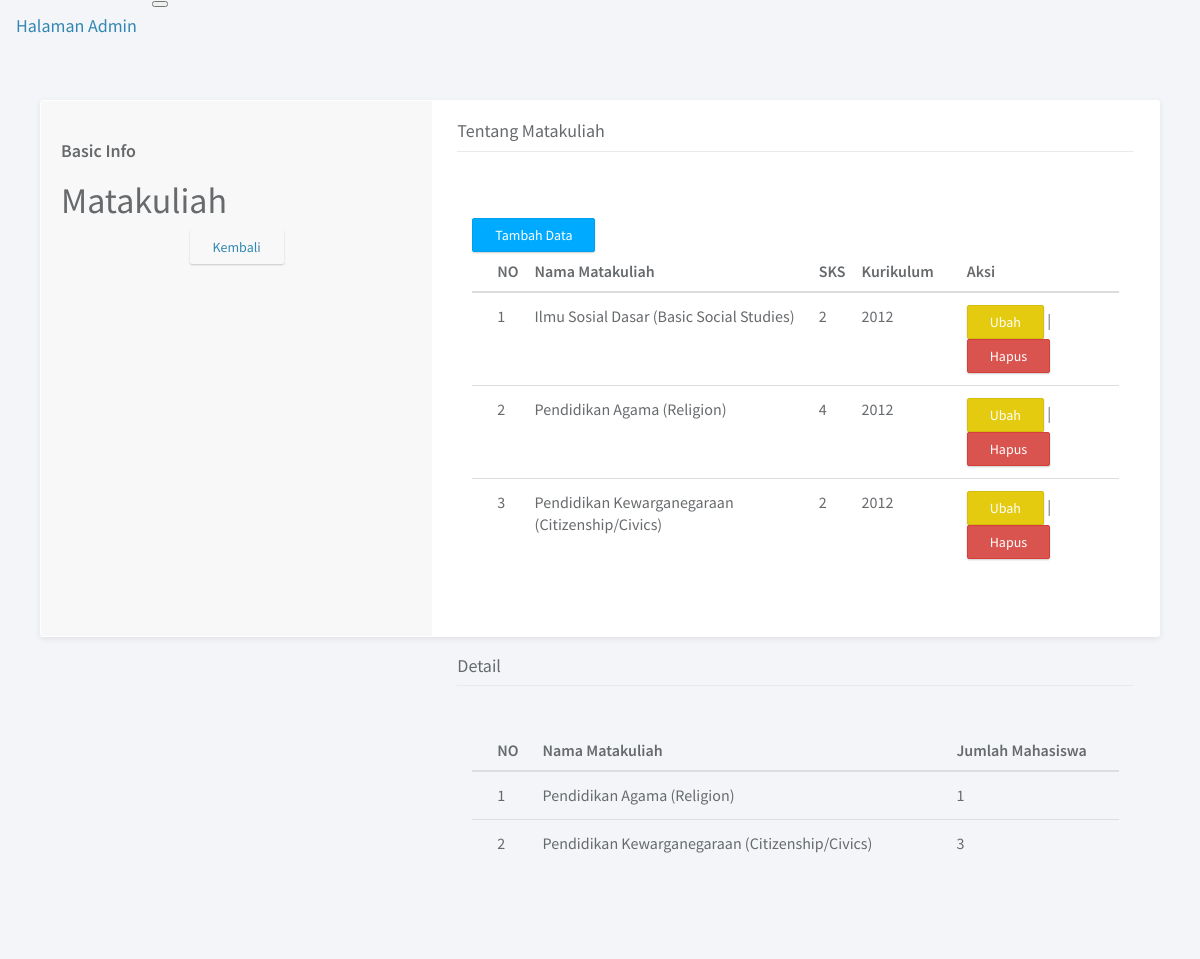
The app's page /matakuliah.php with its own data.
### tables this page shows
CREATE TABLE `matakuliah` (
  `Id_Matakuliah` int(11) NOT NULL,
  `NamaMatakuliah` varchar(100) NOT NULL,
  `Semester` int(11) NOT NULL,
  `SKS` int(11) NOT NULL,
  `Kurikulum` year(4) NOT NULL,
  `Id_Jurusan` int(11) NOT NULL
);

### fungsi/fungsimata.php (called while the page is built, shortened)
<?php
$conn = mysqli_connect("localhost", "root" ,"", "mahasiswa");
function query($query){
    global $conn;
    $result = mysqli_query($conn,$query);
    $rows = [];
    while ($row = mysqli_fetch_assoc($result)){
        $rows[] = $row;
    }
    return $rows;
}
?>

### matakuliah.php (the view, shortened to what this page needs)
<?php
require 'fungsi/fungsimata.php';
$mata = query("SELECT * FROM `matakuliah`
ORDER BY NamaMatakuliah ASC, SKS ASC
");
$hitung = query("SELECT * FROM kuliah_id");
?>
<html lang="en">
<head>
	<link rel="stylesheet" href="assets/vendor/bootstrap/css/bootstrap.min.css">
	<link rel="stylesheet" href="assets/vendor/font-awesome/css/font-awesome.min.css">
	<link rel="stylesheet" href="assets/vendor/linearicons/style.css">
	<link rel="stylesheet" href="assets/css/main.css">
	<link rel="stylesheet" href="assets/css/demo.css">
</head>
<body>
<nav class="navbar navbar-expand-lg navbar-light bg-light">
            <button class="navbar-toggler" type="button" data-toggle="collapse" data-target="#navbarTogglerDemo03" aria-controls="navbarTogglerDemo03" aria-expanded="false" aria-label="Toggle navigation">
            </button>
            <a class="navbar-brand" href="index.php">Halaman Admin</a>
</nav>
<div class="container-fluid">
<form action="" method="post" enctype="multipart/form-data">
<div class="main">
			<div class="main-content">
				<div class="container-fluid">
					<div class="panel panel-profile">
						<div class="clearfix">
							<div class="profile-left">
								<div class="profile-detail">
									<div class="profile-info">
										<h4 class="heading">Basic Info</h4>
										<ul class="list-unstyled list-justify">
											<li><h1>Matakuliah</h1></span></li>
                                            <div class="text-center"><a href="index.php" class="btn btn-red">Kembali</a></div>
                                    	</ul>
									</div>
								</div>
							</div>
							<div class="profile-right">
								<h4 class="heading">Tentang Matakuliah</h4>
									<div class="tab-pane fade active in" id="tab-bottom-left2">
										<div class="table-responsive">
											<br>
												<a class="btn btn-primary" href="tambahmata.php">Tambah Data <span class="sr-only">(current)</span></a>
											<br>
											<table class="table project-table">
												<thead>
													<tr>
                                                        <th>NO</th>
														<th>Nama Matakuliah</th>
														<th>SKS</th>
                                                        <th>Kurikulum</th>
                                                        <th>Aksi</th>
													</tr>
												</thead>
												<tbody>
													<tr>
                                                    <?php $i=1; ?>
                                                        <?php foreach($mata as $row): ?>
                                                        <tr>
                                                            <td><?= $i ;?></td>
                                                            <td><?= $row["NamaMatakuliah"] ;?></td>
                                                            <td> <?= $row["SKS"] ;?></td>
                                                            <td> <?= $row["Kurikulum"] ;?></td>
                                                            <td><a href="ubahmata.php?id=<?= $row["Id_Matakuliah"]?>" class="btn btn-warning">Ubah</a> |
                                                                <a href="hapusmata.php?id=<?= $row["Id_Matakuliah"]?>" class="btn btn-danger" onclick="
                                                                return confirm('Yakin?');" >Hapus</a>
                                                        </tr>
                                                        <?php $i++; ?>
                                                        <?php endforeach; ?>
                                                    </tr>
												</tbody>
											</table>
										</div>
									</div>
								</div>
							</div>
							<div class="profile-right">
								<h4 class="heading">Detail</h4>
									<div class="tab-pane fade active in" id="tab-bottom-left2">
										<div class="table-responsive">
											<table class="table project-table">
												<thead>
													<tr>
                                                        <th>NO</th>
														<th>Nama Matakuliah</th>
														<th>Jumlah Mahasiswa</th>
													</tr>
												</thead>
												<tbody>
													<tr>
                                                    <?php $i=1; ?>
                                                        <?php foreach($hitung as $row): ?>
                                                        <tr>
                                                            <td><?= $i ;?></td>
                                                            <td><?= $row["Nama"] ;?></td>
                                                            <td> <?= $row["Jumlah"] ;?></td>
                                                        </tr>
                                                        <?php $i++; ?>
                                                        <?php endforeach; ?>
                                                    </tr>
												</tbody>
											</table>
										</div>
									</div>
								</div>
							</div>
						</div>
					</div>
				</div>
			</div>
    </body>
</html>

### assets/css/main.css (style rules this page uses)
html { position: relative; min-height: 100%; }
body { background-color: #F3F5F8; font-family: "Source Sans Pro", sans-serif; font-size: 15px; color: #676a6d; }
a { color: #3287B2; }
th { font-weight: 600; }
.main-content { padding: 28px 10px; }
ul.list-justify > li { margin-bottom: 5px; }
.btn { -webkit-border-radius: 2px; -moz-border-radius: 2px; border-radius: 2px; -moz-box-shadow: 0px 1px 2px 0 rgba(0, 0, 0, 0.2); -webkit-box-shadow: 0px 1px 2px 0 rgba(0, 0, 0, 0.2); box-shadow: 0px 1px 2px 0 rgba(0, 0, 0, 0.2); padding: 6px 22px; }
.btn-primary { background-color: #00AAFF; border-color: #00a0f0; }
.btn-warning { background-color: #e4cb10; border-color: #d6be0f; }
.panel { -webkit-border-radius: 3px; -moz-border-radius: 3px; border-radius: 3px; -moz-box-shadow: 0 2px 6px rgba(0, 0, 0, 0.08); -webkit-box-shadow: 0 2px 6px rgba(0, 0, 0, 0.08); box-shadow: 0 2px 6px rgba(0, 0, 0, 0.08); background-color: #fff; margin-bottom: 30px; }
.panel .table > thead > tr > td:first-child, .panel .table > thead > tr > th:first-child, .panel .table > tbody > tr > td:first-child, .panel .table > tbody > tr > th:first-child, .panel .table > tfoot > tr > td:first-child, .panel .table > tfoot > tr > th:first-child { padding-left: 25px; }
.panel .table > thead > tr > td:last-child, .panel .table > thead > tr > th:last-child, .panel .table > tbody > tr > td:last-child, .panel .table > tbody > tr > th:last-child, .panel .table > tfoot > tr > td:last-child, .panel .table > tfoot > tr > th:last-child { padding-left: 25px; }
.tab-pane { padding: 25px 15px; }
.panel-profile { position: relative; }
.profile-left { padding-left: 0; float: left; width: 35%; height: 100%; position: absolute; background-color: #F8F8F8; }
.profile-right { float: right; width: 65%; padding: 20px 25px; }
.profile-right .heading { margin-top: 0; }
.profile-detail { padding-bottom: 30px; }
.profile-info { padding: 0 20px; margin: 40px 0; }
.profile-info .heading { margin: 0 0 10px 0; font-weight: 600; }
.profile-info ul > li { margin-bottom: 8px; }
.profile-right .heading { padding-bottom: 10px; margin-bottom: 20px; border-bottom: 1px solid #eaeaea; }
.project-table > tbody > tr > td { padding: 12px 8px; }

### records on screen
matakuliah: NamaMatakuliah "Ilmu Sosial Dasar (Basic Social Studies)", SKS "2", Kurikulum "2012"
matakuliah: NamaMatakuliah "Pendidikan Agama (Religion)", SKS "4", Kurikulum "2012"
matakuliah: NamaMatakuliah "Pendidikan Kewarganegaraan (Citizenship/Civics)", SKS "2", Kurikulum "2012"

### other values on screen
$row["Nama"] "Pendidikan Agama (Religion)"
$row["Jumlah"] "1"
$row["Nama"] "Pendidikan Kewarganegaraan (Citizenship/Civics)"
$row["Jumlah"] "3"
